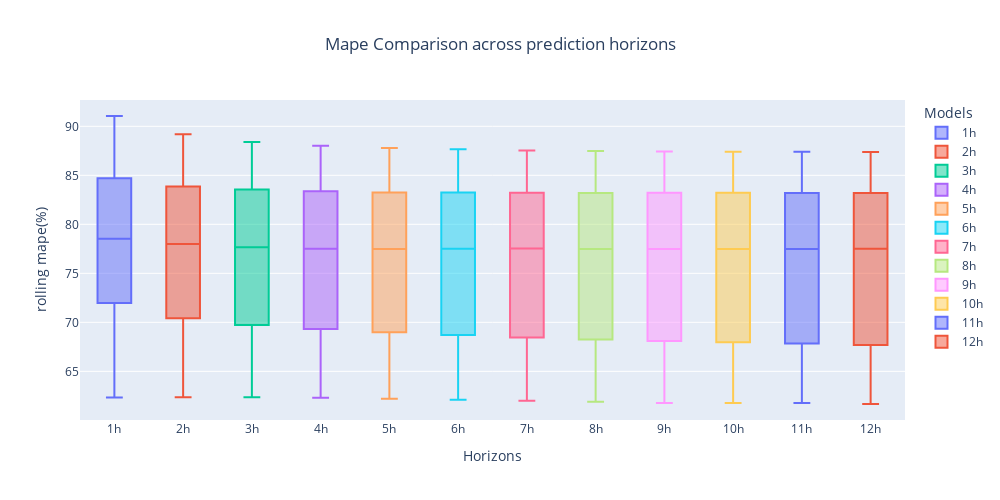

Notebook code cell kept with this figure:
### Code cell
fig: Figure = evaluate.boxplotter(df_mape)
fig.show()

### Figure 1 — Plotly figure (JSON) as saved in the notebook; plotly's stock layout.template omitted (floating-point values rounded to 4 significant figures; data arrays with more than 128 entries replaced by an {"elided": "..."} marker saying what was removed)
{"data": [{"name": "1h", "type": "box", "y": {"elided": "896 float values"}}, {"name": "2h", "type": "box", "y": {"elided": "896 float values"}}, {"name": "3h", "type": "box", "y": {"elided": "896 float values"}}, {"name": "4h", "type": "box", "y": {"elided": "896 float values"}}, {"name": "5h", "type": "box", "y": {"elided": "896 float values"}}, {"name": "6h", "type": "box", "y": {"elided": "896 float values"}}, {"name": "7h", "type": "box", "y": {"elided": "896 float values"}}, {"name": "8h", "type": "box", "y": {"elided": "896 float values"}}, {"name": "9h", "type": "box", "y": {"elided": "896 float values"}}, {"name": "10h", "type": "box", "y": {"elided": "896 float values"}}, {"name": "11h", "type": "box", "y": {"elided": "896 float values"}}, {"name": "12h", "type": "box", "y": {"elided": "896 float values"}}], "layout": {"height": 500, "legend": {"title": {"text": "Models"}}, "title": {"text": "Mape Comparison across prediction horizons", "x": 0.5}, "width": 1000, "xaxis": {"title": {"text": "Horizons"}}, "yaxis": {"title": {"text": "rolling mape(%)"}}}}
